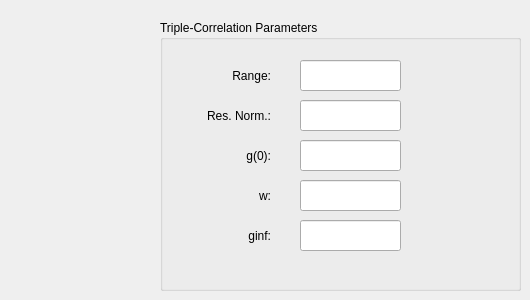
      <widget class="QWidget" name="tripleCorrelationTab">
       <attribute name="title">
        <string>Triple-Correlation</string>
       </attribute>
       <widget class="QGroupBox" name="tripleGroup">
        <property name="geometry">
         <rect>
          <x>160</x>
          <y>20</y>
          <width>361</width>
          <height>271</height>
         </rect>
        </property>
        <property name="title">
         <string>Triple-Correlation Parameters</string>
        </property>
        <property name="flat">
         <bool>false</bool>
        </property>
        <property name="checkable">
         <bool>false</bool>
        </property>
        <widget class="QLabel" name="tripleRange">
         <property name="geometry">
          <rect>
           <x>20</x>
           <y>40</y>
           <width>91</width>
           <height>31</height>
          </rect>
         </property>
         <property name="text">
          <string>Range:</string>
         </property>
         <property name="alignment">
          <set>Qt::AlignRight|Qt::AlignTrailing|Qt::AlignVCenter</set>
         </property>
        </widget>
        <widget class="QLabel" name="tripleResNorm">
         <property name="geometry">
          <rect>
           <x>20</x>
           <y>80</y>
           <width>91</width>
           <height>31</height>
          </rect>
         </property>
         <property name="text">
          <string>Res. Norm.:</string>
         </property>
         <property name="alignment">
          <set>Qt::AlignRight|Qt::AlignTrailing|Qt::AlignVCenter</set>
         </property>
        </widget>
        <widget class="QLabel" name="tripleG0">
         <property name="geometry">
          <rect>
           <x>20</x>
           <y>120</y>
           <width>91</width>
           <height>31</height>
          </rect>
         </property>
         <property name="text">
          <string>g(0):</string>
         </property>
         <property name="alignment">
          <set>Qt::AlignRight|Qt::AlignTrailing|Qt::AlignVCenter</set>
         </property>
        </widget>
        <widget class="QLabel" name="tripleW">
         <property name="geometry">
          <rect>
           <x>20</x>
           <y>160</y>
           <width>91</width>
           <height>31</height>
          </rect>
         </property>
         <property name="text">
          <string>w:</string>
         </property>
         <property name="alignment">
          <set>Qt::AlignRight|Qt::AlignTrailing|Qt::AlignVCenter</set>
         </property>
        </widget>
        <widget class="QLabel" name="tripleGinf">
         <property name="geometry">
          <rect>
           <x>20</x>
           <y>200</y>
           <width>91</width>
           <height>31</height>
          </rect>
         </property>
         <property name="text">
          <string>ginf:</string>
         </property>
         <property name="alignment">
          <set>Qt::AlignRight|Qt::AlignTrailing|Qt::AlignVCenter</set>
         </property>
        </widget>
        <widget class="QLineEdit" name="tripleRangeTextbox">
         <property name="geometry">
          <rect>
           <x>140</x>
           <y>40</y>
           <width>101</width>
           <height>31</height>
          </rect>
         </property>
        </widget>
        <widget class="QLineEdit" name="TripleResNormTextbox">
         <property name="geometry">
          <rect>
           <x>140</x>
           <y>80</y>
           <width>101</width>
           <height>31</height>
          </rect>
         </property>
        </widget>
        <widget class="QLineEdit" name="tripleG0Textbox">
         <property name="geometry">
          <rect>
           <x>140</x>
           <y>120</y>
           <width>101</width>
           <height>31</height>
          </rect>
         </property>
        </widget>
        <widget class="QLineEdit" name="tripleWTextbox">
         <property name="geometry">
          <rect>
           <x>140</x>
           <y>160</y>
           <width>101</width>
           <height>31</height>
          </rect>
         </property>
        </widget>
        <widget class="QLineEdit" name="tripleGinfTextbox">
         <property name="geometry">
          <rect>
           <x>140</x>
           <y>200</y>
           <width>101</width>
           <height>31</height>
          </rect>
         </property>
        </widget>
       </widget>
      </widget>
